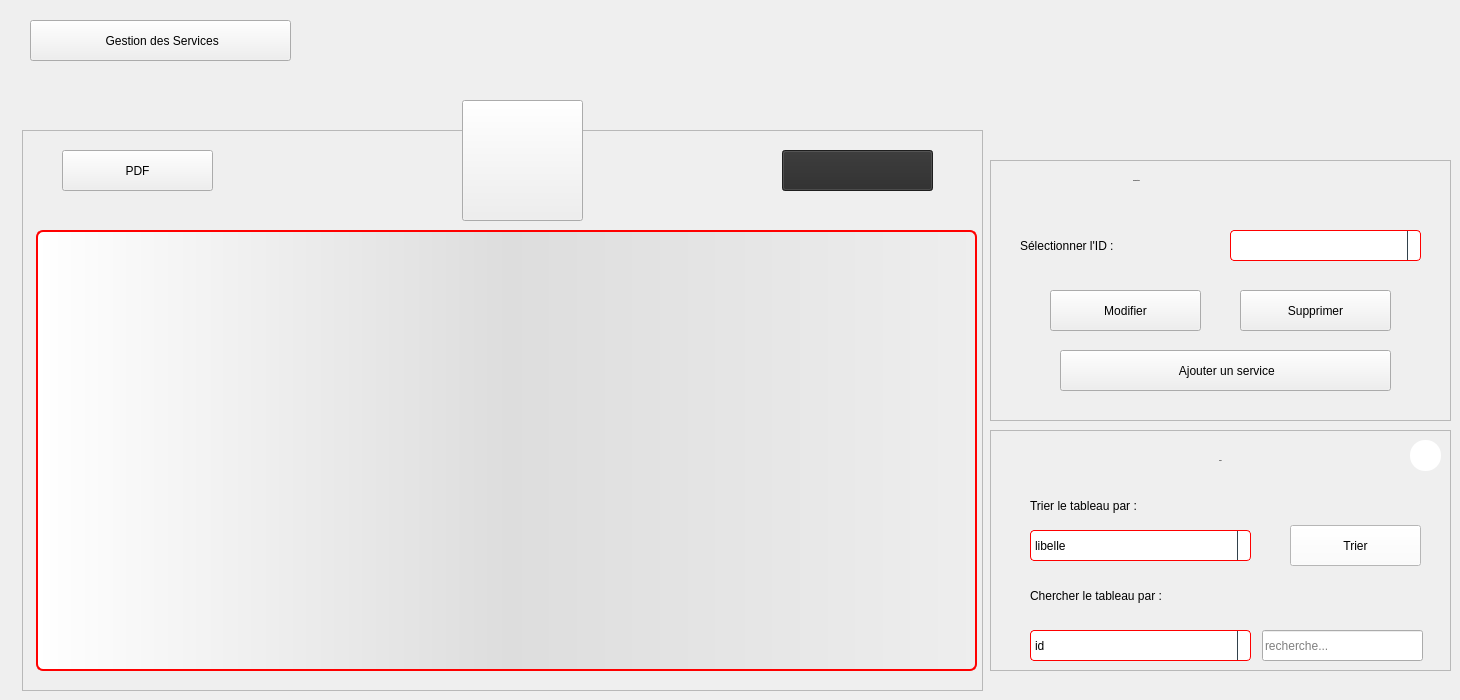
    <widget class="QWidget" name="Services">
     <widget class="QFrame" name="frame_6">
      <property name="geometry">
       <rect>
        <x>22</x>
        <y>130</y>
        <width>961</width>
        <height>561</height>
       </rect>
      </property>
      <property name="styleSheet">
       <string notr="true"/>
      </property>
      <property name="frameShape">
       <enum>QFrame::StyledPanel</enum>
      </property>
      <property name="frameShadow">
       <enum>QFrame::Raised</enum>
      </property>
      <widget class="QTableView" name="T_Service">
       <property name="geometry">
        <rect>
         <x>14</x>
         <y>100</y>
         <width>941</width>
         <height>441</height>
        </rect>
       </property>
       <property name="styleSheet">
        <string notr="true">QTableView {border: 2px solid red;text-align: top;padding: 4px;border-radius: 7px;border-bottom-left-radius: 7px;background: QLinearGradient( x1: 0, y1: 0, x2: 1, y2: 0,stop: 0 #fff, stop: 1 #eee,stop: 0.5 #ddd,stop: 1 #eee );width: 15px;selection-background-color:QLinearGradient( x1: 0, y1: 0, x2: 1, y2: 0,stop: 0 #FF0000, stop: 1 #FF5F5F,stop: 0.5 #FEAAAA,stop: 1 #eee);selection-color: black;}
QTableView::item:focus{selection-background-color: red;}
QScrollBar:vertical{ width: 20px; background: none; /* only these sort effect about width ...*/}
QScrollBar::handle:vertical{ border: 3px solid #5E749C;text-align: top;padding: 4px;border-radius: 5px; border-bottom-left-radius: 5px;background: QLinearGradient( x1: 0, y1: 0, x2: 1, y2: 0,stop: 0 #fff, stop: 1 #eee,stop: 0.5 #ddd,stop: 1 #eee ); width: 25px; min-height: 20px; max-height: 25px; /*these sort no effect*/ }
QScrollBar::add-page:vertical {border: 3px solid red;text-align: top;padding: 4px;border-radius: 5px; border-bottom-left-radius: 5px;background:  red; /* adding width: xx px; sorting no effect .. why? */}
QScrollBar::sub-page:vertical {border: 3px solid green;text-align: top;padding: 4px;border-radius: 5px; border-bottom-left-radius: 5px;background:  green; /* adding width: xx px; sorting no effect .. why? */ }</string>
       </property>
       <attribute name="horizontalHeaderDefaultSectionSize">
        <number>138</number>
       </attribute>
      </widget>
      <widget class="QPushButton" name="pdf">
       <property name="geometry">
        <rect>
         <x>40</x>
         <y>20</y>
         <width>151</width>
         <height>41</height>
        </rect>
       </property>
       <property name="text">
        <string>PDF</string>
       </property>
       <property name="icon">
        <iconset resource="ressources.qrc">
         <normaloff>:/ressources/image/pdf-file.png</normaloff>:/ressources/image/pdf-file.png</iconset>
       </property>
       <property name="iconSize">
        <size>
         <width>23</width>
         <height>23</height>
        </size>
       </property>
      </widget>
      <widget class="QPushButton" name="B_ModifierService_2">
       <property name="geometry">
        <rect>
         <x>760</x>
         <y>20</y>
         <width>151</width>
         <height>41</height>
        </rect>
       </property>
       <property name="styleSheet">
        <string notr="true">background:rgb(42, 42, 42);</string>
       </property>
       <property name="text">
        <string/>
       </property>
       <property name="iconSize">
        <size>
         <width>23</width>
         <height>23</height>
        </size>
       </property>
      </widget>
     </widget>
     <widget class="QToolButton" name="toolButton_7">
      <property name="geometry">
       <rect>
        <x>462</x>
        <y>100</y>
        <width>121</width>
        <height>121</height>
       </rect>
      </property>
      <property name="text">
       <string/>
      </property>
      <property name="icon">
       <iconset resource="ressources.qrc">
        <normaloff>:/ressources/image/support.png</normaloff>:/ressources/image/support.png</iconset>
      </property>
      <property name="iconSize">
       <size>
        <width>64</width>
        <height>64</height>
       </size>
      </property>
     </widget>
     <widget class="QPushButton" name="B_BackToGestions_2">
      <property name="geometry">
       <rect>
        <x>30</x>
        <y>20</y>
        <width>261</width>
        <height>41</height>
       </rect>
      </property>
      <property name="text">
       <string> Gestion des Services</string>
      </property>
      <property name="icon">
       <iconset resource="ressources.qrc">
        <normaloff>:/ressources/image/back-arrow.png</normaloff>:/ressources/image/back-arrow.png</iconset>
      </property>
     </widget>
     <widget class="QFrame" name="frame_7">
      <property name="geometry">
       <rect>
        <x>990</x>
        <y>160</y>
        <width>461</width>
        <height>261</height>
       </rect>
      </property>
      <property name="styleSheet">
       <string notr="true"/>
      </property>
      <property name="frameShape">
       <enum>QFrame::StyledPanel</enum>
      </property>
      <property name="frameShadow">
       <enum>QFrame::Raised</enum>
      </property>
      <widget class="QLabel" name="L_ConfigAffaire">
       <property name="geometry">
        <rect>
         <x>143</x>
         <y>-10</y>
         <width>171</width>
         <height>61</height>
        </rect>
       </property>
       <property name="font">
        <font>
         <family>century gothic</family>
         <pointsize>-1</pointsize>
         <weight>75</weight>
         <bold>true</bold>
        </font>
       </property>
       <property name="styleSheet">
        <string notr="true">background: transparent;</string>
       </property>
       <property name="text">
        <string>Configuration</string>
       </property>
      </widget>
      <widget class="QLabel" name="L_IDAffaire">
       <property name="geometry">
        <rect>
         <x>30</x>
         <y>70</y>
         <width>191</width>
         <height>31</height>
        </rect>
       </property>
       <property name="styleSheet">
        <string notr="true">background: transparent;</string>
       </property>
       <property name="text">
        <string>Sélectionner l'ID :</string>
       </property>
      </widget>
      <widget class="QPushButton" name="B_AjouterService">
       <property name="geometry">
        <rect>
         <x>70</x>
         <y>190</y>
         <width>331</width>
         <height>41</height>
        </rect>
       </property>
       <property name="text">
        <string> Ajouter un service</string>
       </property>
       <property name="icon">
        <iconset resource="ressources.qrc">
         <normaloff>:/ressources/image/add.png</normaloff>:/ressources/image/add.png</iconset>
       </property>
      </widget>
      <widget class="QComboBox" name="CB_IDService">
       <property name="geometry">
        <rect>
         <x>240</x>
         <y>70</y>
         <width>191</width>
         <height>31</height>
        </rect>
       </property>
       <property name="styleSheet">
        <string notr="true">QComboBox {
  border: 1px solid red;
  border-radius: 4px;
  background: white;
}

QComboBox QAbstractItemView {
  border: 1px solid black;
  border-radius: 0;
  background-color: white;
  selection-background-color:#305068;
}

QComboBox QAbstractItemView:hover {
  background-color: white;
  color: #F0F0F0;
}

QComboBox QAbstractItemView:selected {
  background: #1464A0;
  color: #32414B;
}

QComboBox QAbstractItemView:alternate {
  background: #19232D;
}

QComboBox:disabled {
  background-color: #19232D;
  color: #787878;
}

QComboBox:hover {
  border: 1px solid #148CD2;
}

QComboBox:focus {
  border: 1px solid #1464A0;
}

QComboBox:on {
  selection-background-color: #1464A0;
}

QComboBox::item:checked {
  font-weight: bold;
}

QComboBox::item:selected {
  border: 0px solid transparent;
}

QComboBox::drop-down {
  subcontrol-origin: padding;
  subcontrol-position: top right;
  width: 12px;
  border-left: 1px solid #32414B;
}</string>
       </property>
      </widget>
      <widget class="QPushButton" name="B_ModifierService">
       <property name="geometry">
        <rect>
         <x>60</x>
         <y>130</y>
         <width>151</width>
         <height>41</height>
        </rect>
       </property>
       <property name="text">
        <string>Modifier</string>
       </property>
       <property name="icon">
        <iconset resource="ressources.qrc">
         <normaloff>:/ressources/image/edit.png</normaloff>:/ressources/image/edit.png</iconset>
       </property>
       <property name="iconSize">
        <size>
         <width>23</width>
         <height>23</height>
        </size>
       </property>
      </widget>
      <widget class="QPushButton" name="B_SupprimerService">
       <property name="geometry">
        <rect>
         <x>250</x>
         <y>130</y>
         <width>151</width>
         <height>41</height>
        </rect>
       </property>
       <property name="text">
        <string>Supprimer</string>
       </property>
       <property name="icon">
        <iconset resource="ressources.qrc">
         <normaloff>:/ressources/image/edit.png</normaloff>:/ressources/image/edit.png</iconset>
       </property>
       <property name="iconSize">
        <size>
         <width>23</width>
         <height>23</height>
        </size>
       </property>
      </widget>
     </widget>
     <widget class="QFrame" name="frame_21">
      <property name="geometry">
       <rect>
        <x>990</x>
        <y>430</y>
        <width>461</width>
        <height>241</height>
       </rect>
      </property>
      <property name="styleSheet">
       <string notr="true"/>
      </property>
      <property name="frameShape">
       <enum>QFrame::StyledPanel</enum>
      </property>
      <property name="frameShadow">
       <enum>QFrame::Raised</enum>
      </property>
      <widget class="QLabel" name="L_ConfigIntervenant_4">
       <property name="geometry">
        <rect>
         <x>140</x>
         <y>0</y>
         <width>181</width>
         <height>61</height>
        </rect>
       </property>
       <property name="font">
        <font>
         <family>century gothic</family>
         <pointsize>-1</pointsize>
         <weight>75</weight>
         <bold>true</bold>
        </font>
       </property>
       <property name="styleSheet">
        <string notr="true">background: transparent;</string>
       </property>
       <property name="frameShape">
        <enum>QFrame::NoFrame</enum>
       </property>
       <property name="frameShadow">
        <enum>QFrame::Plain</enum>
       </property>
       <property name="text">
        <string>Table</string>
       </property>
       <property name="alignment">
        <set>Qt::AlignCenter</set>
       </property>
      </widget>
      <widget class="QLabel" name="L_CB_Tri_2">
       <property name="geometry">
        <rect>
         <x>40</x>
         <y>60</y>
         <width>231</width>
         <height>31</height>
        </rect>
       </property>
       <property name="styleSheet">
        <string notr="true">background: transparent;</string>
       </property>
       <property name="text">
        <string>Trier le tableau par :</string>
       </property>
      </widget>
      <widget class="QComboBox" name="CB_TriService">
       <property name="geometry">
        <rect>
         <x>40</x>
         <y>100</y>
         <width>221</width>
         <height>31</height>
        </rect>
       </property>
       <property name="styleSheet">
        <string notr="true">QComboBox {
  border: 1px solid red;
  border-radius: 4px;
  background: white;
}

QComboBox QAbstractItemView {
  border: 1px solid black;
  border-radius: 0;
  background-color: white;
  selection-background-color:#305068;
}

QComboBox QAbstractItemView:hover {
  background-color: white;
  color: #F0F0F0;
}

QComboBox QAbstractItemView:selected {
  background: #1464A0;
  color: #32414B;
}

QComboBox QAbstractItemView:alternate {
  background: #19232D;
}

QComboBox:disabled {
  background-color: #19232D;
  color: #787878;
}

QComboBox:hover {
  border: 1px solid #148CD2;
}

QComboBox:focus {
  border: 1px solid #1464A0;
}

QComboBox:on {
  selection-background-color: #1464A0;
}

QComboBox::item:checked {
  font-weight: bold;
}

QComboBox::item:selected {
  border: 0px solid transparent;
}

QComboBox::drop-down {
  subcontrol-origin: padding;
  subcontrol-position: top right;
  width: 12px;
  border-left: 1px solid #32414B;
}</string>
       </property>
       <item>
        <property name="text">
         <string>libelle</string>
        </property>
       </item>
      </widget>
      <widget class="QPushButton" name="B_TrierS">
       <property name="geometry">
        <rect>
         <x>300</x>
         <y>95</y>
         <width>131</width>
         <height>41</height>
        </rect>
       </property>
       <property name="cursor">
        <cursorShape>PointingHandCursor</cursorShape>
       </property>
       <property name="styleSheet">
        <string notr="true">QPushButton {
	background: white;
}

QPushButton:hover {
	background: #BEBEBE;
}</string>
       </property>
       <property name="text">
        <string>Trier</string>
       </property>
       <property name="icon">
        <iconset resource="ressources.qrc">
         <normaloff>:/ressources/image/ascending-sort.png</normaloff>:/ressources/image/ascending-sort.png</iconset>
       </property>
       <property name="iconSize">
        <size>
         <width>18</width>
         <height>18</height>
        </size>
       </property>
      </widget>
      <widget class="QLabel" name="L_CB_Recherche_2">
       <property name="geometry">
        <rect>
         <x>40</x>
         <y>150</y>
         <width>271</width>
         <height>31</height>
        </rect>
       </property>
       <property name="styleSheet">
        <string notr="true">background: transparent;</string>
       </property>
       <property name="text">
        <string>Chercher le tableau par :</string>
       </property>
      </widget>
      <widget class="QComboBox" name="CB_rechercheS">
       <property name="geometry">
        <rect>
         <x>40</x>
         <y>200</y>
         <width>221</width>
         <height>31</height>
        </rect>
       </property>
       <property name="styleSheet">
        <string notr="true">QComboBox {
  border: 1px solid red;
  border-radius: 4px;
  background: white;
}

QComboBox QAbstractItemView {
  border: 1px solid black;
  border-radius: 0;
  background-color: white;
  selection-background-color:#305068;
}

QComboBox QAbstractItemView:hover {
  background-color: white;
  color: #F0F0F0;
}

QComboBox QAbstractItemView:selected {
  background: #1464A0;
  color: #32414B;
}

QComboBox QAbstractItemView:alternate {
  background: #19232D;
}

QComboBox:disabled {
  background-color: #19232D;
  color: #787878;
}

QComboBox:hover {
  border: 1px solid #148CD2;
}

QComboBox:focus {
  border: 1px solid #1464A0;
}

QComboBox:on {
  selection-background-color: #1464A0;
}

QComboBox::item:checked {
  font-weight: bold;
}

QComboBox::item:selected {
  border: 0px solid transparent;
}

QComboBox::drop-down {
  subcontrol-origin: padding;
  subcontrol-position: top right;
  width: 12px;
  border-left: 1px solid #32414B;
}</string>
       </property>
       <item>
        <property name="text">
         <string>id</string>
        </property>
       </item>
       <item>
        <property name="text">
         <string>libelle</string>
        </property>
       </item>
      </widget>
      <widget class="QLineEdit" name="LE_rechercheS">
       <property name="geometry">
        <rect>
         <x>272</x>
         <y>200</y>
         <width>161</width>
         <height>31</height>
        </rect>
       </property>
       <property name="text">
        <string/>
       </property>
       <property name="placeholderText">
        <string>recherche...</string>
       </property>
      </widget>
      <widget class="QPushButton" name="B_ResetTableIntervenant">
       <property name="geometry">
        <rect>
         <x>420</x>
         <y>10</y>
         <width>31</width>
         <height>31</height>
        </rect>
       </property>
       <property name="cursor">
        <cursorShape>PointingHandCursor</cursorShape>
       </property>
       <property name="styleSheet">
        <string notr="true">QPushButton {
	background: white;
	border-radius: 15px;
}

QPushButton:hover {
	background: #BEBEBE;
}</string>
       </property>
       <property name="text">
        <string/>
       </property>
       <property name="icon">
        <iconset resource="ressources.qrc">
         <normaloff>:/ressources/image/close.png</normaloff>:/ressources/image/close.png</iconset>
       </property>
      </widget>
     </widget>
    </widget>
